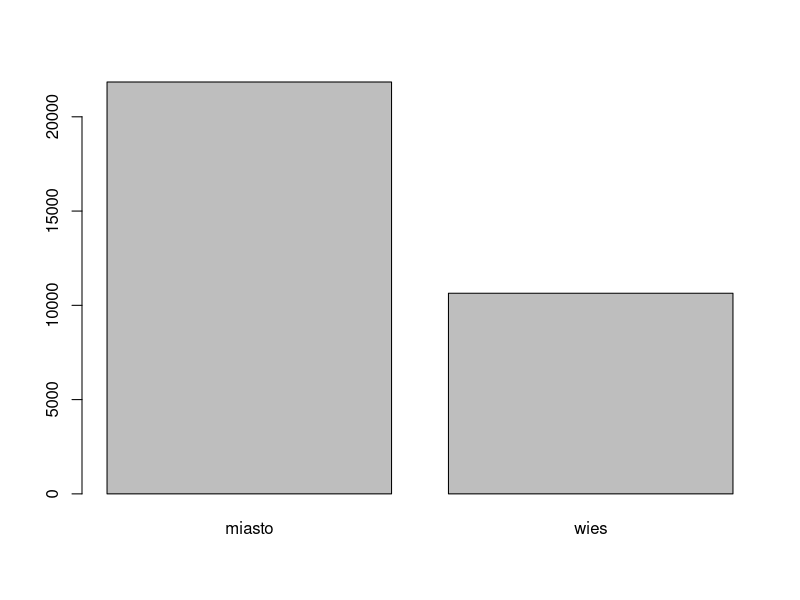
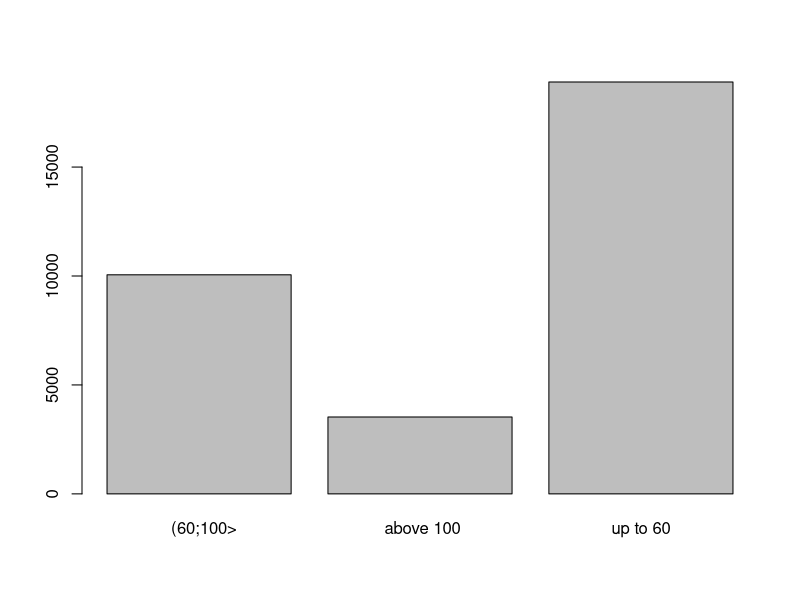
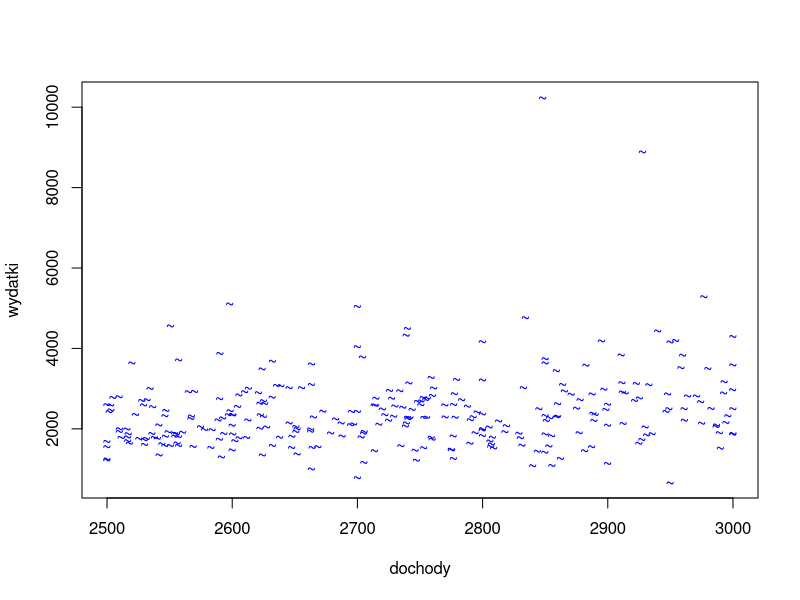

R code for these plots, in order:
## ---- chunk 1
#libraries


library(readxl)
dane <- read_excel("dane/gospodarstwa.xlsx", sheet=1)
dane
install.packages('skimr')
library(skimr)
skim(dane)
## ---- chunk 2

zmienne<- read_xlsx("dane/gospodarstwa.xlsx", sheet=2, range='A2:B18') 

etykiety <- read_xlsx("dane/gospodarstwa.xlsx", sheet=3, range='A2:C70')
## ---- chunk 3
library(dplyr)
#Create a collection that includes households from the villages.

zad2 <- dane[dane$klm==6,]
z2dplyr <-dane %>% filter(klm==6) 
z2dplyr
identical(zad2, z2dplyr)
## ---- chunk 4
#Create a set in which there are households with incomes > 2000 PLN
zad3 <- dane[dane$dochg>2000,] #with empty values
zad3
zad3dplyr <- dane %>% filter(dochg>2000 | is.na(dochg)) #without empty values
zad3dplyr



## ---- chunk 5
#Create a set which contains households from the Wielkopolska voivodship which live in a rural area and have an income of more than 3000 PLN.

dane %>% filter(woj==30 & klm==6 & dochg>3000)
## ---- chunk 6
#Select households from the Dolnośląskie and Mazowieckie Voivodships from cities with more than 500,000 inhabitants.
dane %>% filter(woj %in% c('02','14') & klm==1)
## ---- chunk 7
#Randomly select a set of 30% of households.

set.seed(1)
zad6 <- dane %>% slice_sample(prop=0.3,replace=FALSE)
zad6
## ---- chunk 8
#play the lottery.
toto <- as.data.frame(1:49)
toto
losy <- toto %>% slice_sample(n=6,replace=FALSE)
losy

## ---- chunk 9
#Randomly select 100 farms.
zad7 <- dane %>% slice_sample(n=100,replace=FALSE)
zad7

## ---- chunk 10
#Select households with data only for the voivodship and wydg column. but with reference only to households from Wielkopolskie voivodship.


zad9 <- dane %>% filter(woj=='30') %>% select(woj,wydg)
zad9
## ---- chunk 11
#Select all households whose income is between 3000-4000 and leave only this variable in the set.

zad10 <- dane %>% filter(between(dochg,3000,4000)) %>% select(dochg)
zad10

## ---- chunk 12
#Display the names of all the variables in the gospodarstwa set
names(dane)

#Select all columns that begin with the letter d..
dane %>% select(starts_with('d'))
## ---- chunk 13
# Create a new variable difference=dochg-wydg. Leave the variables in the set dochg, wydg and difference


zad14 <- dane %>% mutate(roznica=dochg-wydg) %>% select(dochg,wydg,roznica)
zad14
## ---- chunk 14
#Create new variables x=ln(dochg) and y=ln(wydg). Remember that ln is calculated for positive values.
dane %>% filter(wydg>0, dochg>0) %>% mutate(x= log(dochg),y=log(wydg))

## ---- chunk 15
#select households from kuj-pom voivodship living in rural areas. Create a variable doch5 that is 5% greater than dochg - take income positive. Leave the variables woj, dochg, doch5.t


dane %>% filter(woj=='04'&klm==6&dochg>0) %>% mutate(doch5=1.05*dochg) %>% select(woj,dochg,doch5)
## ---- chunk 16
#Change the names of the variables dochg to dochod and wydg to wydatki


zad16 <- dane %>% rename(dochod=dochg,wydatki=wydg)
zad16
## ---- chunk 17
# Calculate how many households there were due to the different variants of the variable klm

table(dane$klm)

#with dplyr

zad17 <- dane %>% group_by(klm) %>% count()
zad17


zad17b<- dane %>% count(klm)
zad17b
install.packages('xtable')
library(xtable)
xtable(zad17)
## ---- chunk 18
# Calculate the average expenditure of all households

dane %>% summarise(srednia=mean(wydg,na.rm=TRUE))

## ---- chunk 19
# Calculate the average expenditure and income of all households.

dane %>% filter(dochg>0) %>%  summarise(srednia_wyd=mean(wydg,na.rm=TRUE), srednia_doch= mean(dochg, na.rm=TRUE))
## ---- chunk 20
# Calculate the mean, min, max, standard deviation and median of expenditure - wydg.

summary(dane$wydg)
dane %>% summarise(mean= mean(wydg, na.rm=TRUE),min = min(wydg, na.rm=TRUE),max=max(wydg, na.rm=TRUE), std=sd(wydg, na.rm = TRUE), median=median(wydg, na.rm=TRUE))
## ---- chunk 21
#Calculate the average expenditure-wydg within a class of places- klm.

dane %>% group_by(klm) %>% summarise(mean= round(mean(wydg, na.rm=TRUE),1))


## ---- chunk 22
# Sort the set of households in ascending order by expenditure
dane %>% arrange(wydg)
## ---- chunk 23
#Sort the set of households in descending order by income.

dane %>% arrange(desc(dochg) )

dane %>% arrange(-dochg)
## ---- chunk 24
#Sort the klm in descending order and the expenditure-wydg within that class in ascending order.


dane %>% arrange(-klm,wydg)
## ---- chunk 25
 # Create a new variable 'class' which takes two values: "wieś", when the farm is from a village and "miasto" when the farm is from a city.


summary(dane)

jo <-dane %>% mutate(klasa=case_when(klm==6~"wies",TRUE~ "miasto"))
tab <-table(jo$klasa)
barplot(tab)
## ---- chunk 26
#Create a new variable 'pow' which takes three variations: "up to 60", "(60-100>" and "above 100" depending on the value of the variable d36 (area of apartments).
summary(dane$d36)


zad33 <- dane %>% mutate(pow=case_when(d36<=60~"up to 60",d36<=100~"  (60;100>",TRUE~" above 100"))
tabtab <-table(zad33$pow)
tabtab
barplot(tabtab)
## ---- chunk 27

sum(is.na(dane$dochg)) #36 housholds did not reply
zad34<- dane %>% mutate(dochod=case_when(is.na(dochg)~"no data", dochg<=2000 ~"low", dochg <=5000~"middle", TRUE~"high"))
zad34
table(zad34$dochod)
## ---- chunk 28

#Create a set wlkp. This set should contain households from the Wielkopolska voivodship whose income is in the range 2500-3000 PLN. The income should be sorted in descending order. In addition to income, there should be 4 other variables: klm, woj, zut and wydg, dochg. On this set, for the variables dochg and wydg, create a correlation scatter diagram.

wlkp <- dane %>% filter(woj=="30" & between(dochg,2500,3000)) %>% arrange(desc(dochg)) %>% select(klm,woj,zut,wydg,dochg)

wlkp
plot(wlkp$dochg,wlkp$wydg, xlab="dochody",ylab="wydatki",col='blue',pch="~" )
## ---- chunk 29
#Calculate how many households there were in each province due to variants of variable d61 (Household material situation).
zad19a <-dane %>% group_by(woj) %>% count(d61)
zad19a
zad19b <-dane %>% count(woj,d61)
zad19b

## ---- chunk 30
# Create two new variables difference=dochg-wydg and income os=dochg/los and leave them as the only ones in the dataset.
#los is the number of persons in the household  
zad31<- dane %>% mutate(difference=abs(dochg-wydg), income_person=dochg/los) %>% select(difference,income_person)
zad31

